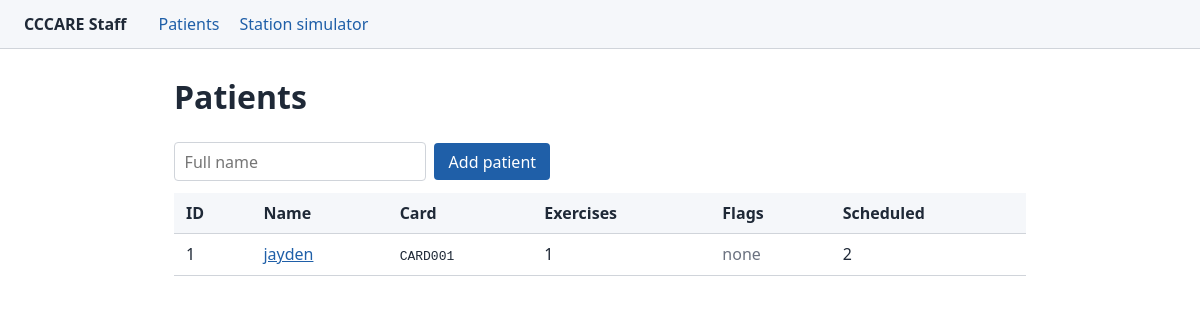
The page / on the database its author committed.
### database/models.py (models this page shows)
class Patient(db.Model):
    __tablename__ = "patient_list"
    patient_id = db.Column(db.Integer, primary_key=True)
    name = db.Column(db.String(100))
    card_uid = db.Column(db.String(32), unique=True)  # RFID card ID; empty until a card is assigned
    sessions = db.relationship(
        "Session",
        back_populates="patient"
    )
    dosages = db.relationship("Dosage", back_populates="patient", order_by="Dosage.position")
    logs = db.relationship("ExerciseLog", back_populates="patient")

### website/routes.py (the view)
@site.get("/")
def patient_list():
    patients = db.session.execute(db.select(Patient).order_by(Patient.name)).scalars().all()
    flags_by_patient = {p.patient_id: patient_flags(p) for p in patients}
    return render_template("patients.html", patients=patients, flags_by_patient=flags_by_patient)

### website/progress.py (called while the page is built, shortened)
def _logs_by_day(logs):
    days = defaultdict(list)
    for log in logs:
        days[log.logged_at.date()].append(log)
    return days

def patient_flags(patient):
    session_days = set(_logs_by_day(patient.logs))
    plan = sorted(
        (d for d in patient.dosages if d.is_active and d.exercise_type == "strength"),
        key=lambda d: (d.position, d.dosage_id),
    )
    flags = []
    for dosage in plan:
        days = _logs_by_day(dosage.logs)
        recent = sorted(days)[-SESSIONS_IN_A_ROW:]
        sessions_in_plan = sum(1 for day in session_days if dosage.created_on is None or day >= dosage.created_on)
        if sessions_in_plan >= SESSIONS_PER_ROTATION:
            flags.append(Flag(
                "new_exercises", dosage.exercise,
                f"In the plan for {sessions_in_plan} sessions. Time to swap in a new exercise.",
            ))
    return flags

### website/templates/patients.html (shortened to what this page needs)
{% extends "base.html" %}
{% block content %}
<h1>Patients</h1>
<form method="post" action="{{ url_for('site.add_patient') }}" class="inline">
  <input name="name" placeholder="Full name" required maxlength="100">
  <button>Add patient</button>
</form>
{% if patients %}
<table>
  <thead>
    <tr><th>ID</th><th>Name</th><th>Card</th><th>Exercises</th><th>Flags</th><th>Scheduled</th></tr>
  </thead>
  <tbody>
    {% for p in patients %}
    <tr>
      <td>{{ p.patient_id }}</td>
      <td><a href="{{ url_for('site.patient_detail', patient_id=p.patient_id) }}">{{ p.name }}</a></td>
      <td>{% if p.card_uid %}<code>{{ p.card_uid }}</code>{% else %}<span class="muted">none</span>{% endif %}</td>
      <td>{{ p.dosages | selectattr("is_active") | list | length }}</td>
      <td>
        {% set flags = flags_by_patient[p.patient_id] %}
        {% if not flags %}<span class="muted">none</span>{% endif %}
      </td>
      <td>{{ p.sessions | length }}</td>
    </tr>
    {% endfor %}
  </tbody>
</table>
{% else %}
<p class="muted">No patients yet. Add one above.</p>
{% endif %}
{% endblock %}

### website/static/style.css (style rules this page uses)
:root { --text: #1f2937; --muted: #6b7280; --border: #d0d4da; --soft: #f5f7fa; --accent: #1f5fa8; }
* { box-sizing: border-box; }
body { margin: 0; font-family: system-ui, -apple-system, "Segoe UI", sans-serif; line-height: 1.5; color: var(--text); background: #fff; }
a { color: var(--accent); }
h1 { margin-top: 0; }
table { width: 100%; border-collapse: collapse; margin-top: 0.75rem; }
th, td { padding: 0.5rem 0.75rem; text-align: left; border-bottom: 1px solid var(--border); }
th { background: var(--soft); font-weight: 600; }
form.inline { display: flex; flex-wrap: wrap; align-items: center; gap: 0.5rem; }
input, select { padding: 0.4rem 0.6rem; font: inherit; border: 1px solid var(--border); border-radius: 4px; background: #fff; }
td { vertical-align: middle; }
button { padding: 0.4rem 0.9rem; font: inherit; color: #fff; background: var(--accent); border: 0; border-radius: 4px; cursor: pointer; }
.muted { color: var(--muted); }

### rows shown on the page
Patient: patient_id "1", name "jayden", card_uid "CARD001", dosages|selectattr "1", sessions|length "2"
